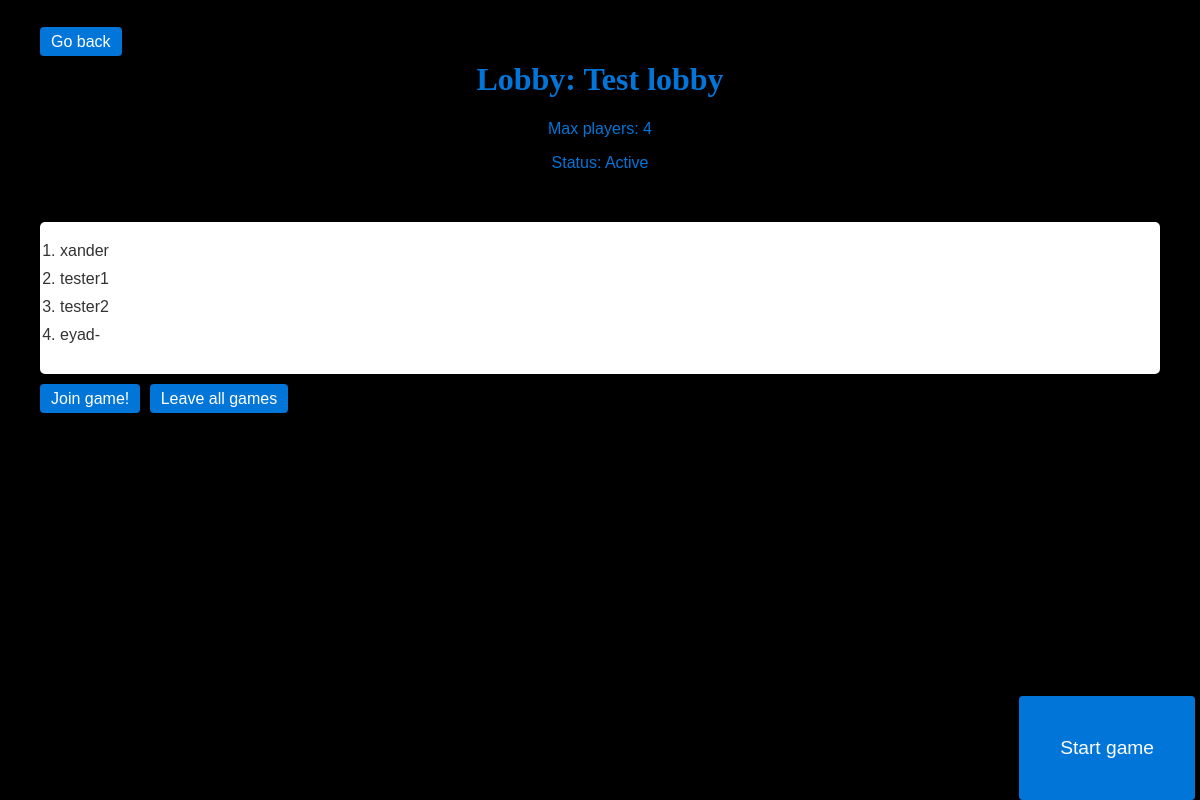
Screenshot of /lobby/1/ with the database file from the repository.
### lobby/models.py (models this page shows)
class Lobby(models.Model):
    lobbyId = models.AutoField(primary_key=True)
    lobby_name = models.CharField(max_length=255)
    game_admin = models.ForeignKey(User, on_delete=models.CASCADE, null=True)
    game_status = models.IntegerField(choices=GAME_STATUS)
    game_cycle = models.IntegerField(choices=GAME_CYCLE, default=0)
    max_players = models.IntegerField()

class Participant(models.Model):
    lobbyId = models.ForeignKey(Lobby, on_delete=models.CASCADE, related_name='participants')
    userId = models.ForeignKey(User, on_delete=models.CASCADE)
    role = models.IntegerField(choices=GAME_ROLES)
    vote_count = models.IntegerField()
    voted = models.BooleanField(default=False)
    killed = models.IntegerField(default=0)
    rescued = models.IntegerField(default=0)

### lobby/views.py (the view)
# urls.py: path('lobby/<int:id>/', LobbyView.as_view(), name='lobby'),
class LobbyView(View):
    def get(self, request, id):
        try:
            lobby = Lobby.objects.get(lobbyId=id)
        except Lobby.DoesNotExist:
            return redirect('/lobby/')
        return render(request, 'lobby/lobby.html', {'lobby': lobby})

### templates/lobby/lobby.html (shortened to what this page needs)
<!DOCTYPE html>
<html lang="en">
<head>
</head>
<body>
<h1>Lobby: {{ lobby.lobby_name }}</h1>
<p>Max players: {{ lobby.max_players }}</p>
<p>Status: {{ lobby.get_game_status_display }}</p>
<div class="container"><a href="/lobby/">Go back</a></div>
<ol>
    {% for p in lobby.participants.all %}
        <li>{{ p.userId.username }}</li>
    {% endfor %}
</ol>
<a href="/lobby/{{ lobby.lobbyId }}/join/" >Join game!</a>
<a href="/lobby/{{ lobby.lobbyId }}/leave/" >Leave all games</a>
<a href="/lobby/{{ lobby.lobbyId }}/gamestart/" class="btn">Start game</a>
</body>
</html>

### templates/lobby/lobby.html (style rules this page uses)
body { font-family: 'Arial', sans-serif; font-size: 16px; color: #333; background-color: black; margin: 20px; padding: 20px; }
h1 { font-family: Algerian; }
h1, p { color: #0275d8; text-align: center; }
.container { position: relative; bottom: 155px; }
a { color: #5bc0de; text-decoration: none; padding: 5px 10px; border: 1px solid transparent; border-radius: 4px; background-color: #0275d8; color: white; margin-right: 5px; }
ol { background-color: #fff; padding: 20px; border-radius: 5px; list-style-type: decimal; }
li { margin-bottom: 10px; }
.btn { position: fixed; bottom: 0px; right: 0px; z-index: 998; padding: 40px; font-size: larger; }

### rows the page displays
Lobby: lobby_name "Test lobby", max_players "4", game_status "Active"
Participant: userId.username "xander"
Participant: userId.username "tester1"
Participant: userId.username "tester2"
Participant: userId.username "eyad-"
